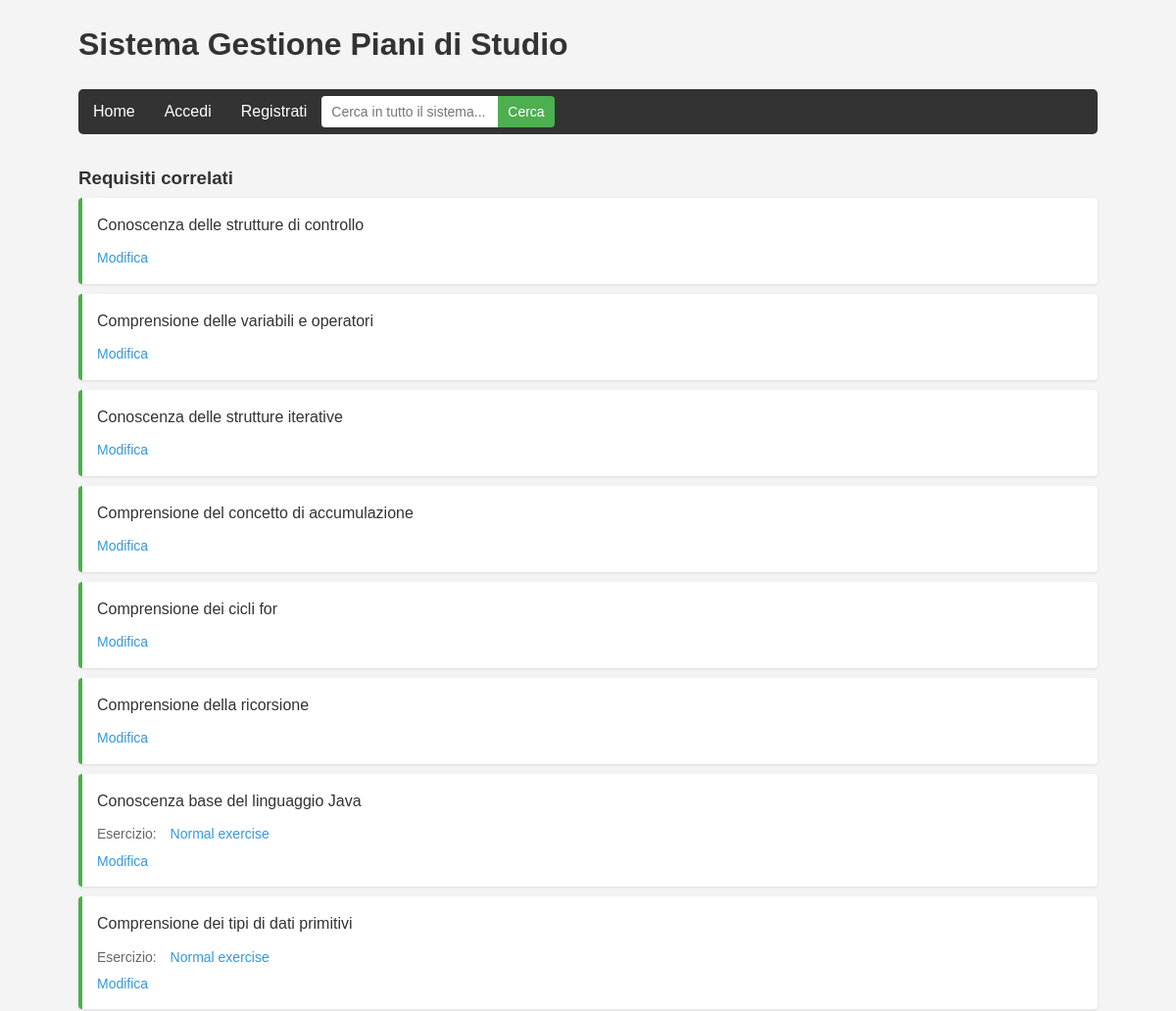
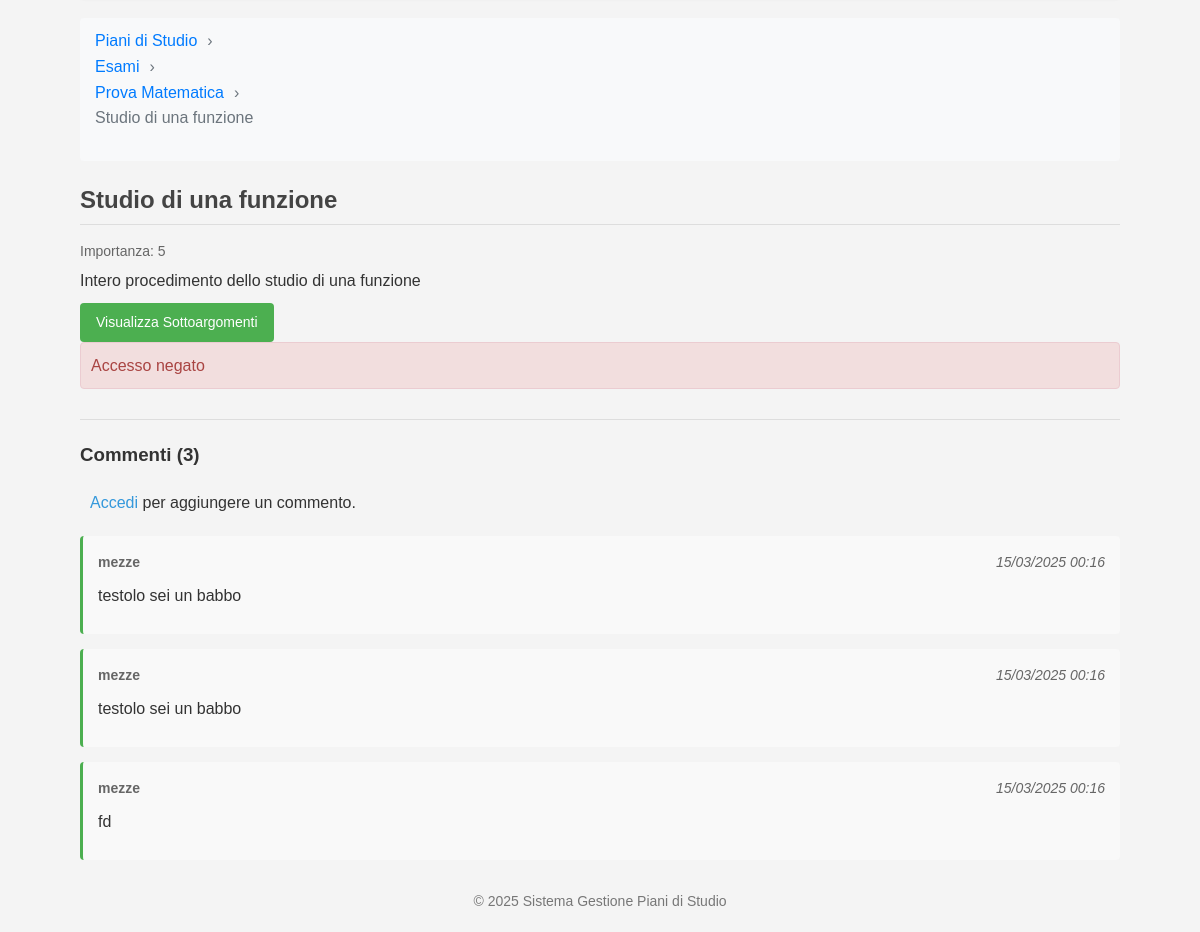
Screenshot of /pages/view_pages/view_argomento.php?id=1 with the database file from the repository (2 pictures, top to bottom).
### tables this page shows
CREATE TABLE `requisiti` (
  `id` int(11) NOT NULL,
  `esercizio_id` int(11) NOT NULL,
  `descrizione` text NOT NULL
);

CREATE TABLE `esercizi` (
  `id` int(11) NOT NULL,
  `sottoargomento_id` int(11) NOT NULL,
  `titolo` varchar(100) NOT NULL,
  `testo` text NOT NULL,
  `soluzione` text DEFAULT NULL,
  `difficolta` int(11) DEFAULT 2
);

CREATE TABLE `esami` (
  `id` int(11) NOT NULL,
  `piano_id` int(11) NOT NULL,
  `nome` varchar(100) NOT NULL,
  `codice` varchar(20) DEFAULT NULL,
  `crediti` int(11) DEFAULT 6,
  `descrizione` text DEFAULT NULL,
  `anno` int(11) DEFAULT NULL,
  `semestre` int(11) DEFAULT NULL
);

CREATE TABLE `argomenti` (
  `id` int(11) NOT NULL,
  `esame_id` int(11) NOT NULL,
  `titolo` varchar(100) NOT NULL,
  `descrizione` text DEFAULT NULL,
  `livello_importanza` int(11) DEFAULT 3
);

CREATE TABLE `commenti` (
  `id` int(11) NOT NULL,
  `user_id` int(11) NOT NULL,
  `tipo_elemento` varchar(50) NOT NULL,
  `elemento_id` int(11) NOT NULL,
  `testo` text NOT NULL,
  `data_creazione` timestamp NOT NULL DEFAULT current_timestamp(),
  `data_modifica` timestamp NULL DEFAULT NULL ON UPDATE current_timestamp()
);

CREATE TABLE `users` (
  `id` int(11) NOT NULL,
  `username` varchar(50) NOT NULL,
  `password` varchar(255) NOT NULL,
  `email` varchar(100) NOT NULL,
  `role` varchar(20) NOT NULL DEFAULT 'user',
  `created_at` timestamp NOT NULL DEFAULT current_timestamp()
);

### models/esame.php (called while the page is built, shortened)
<?php
class Esame {
    private $conn;
    private $table_name = "esami";
    public $id;
    public function __construct($db) {
        $this->conn = $db;
    }
    public function readOne() {
    $query = "SELECT e.*, p.nome as piano_nome
              FROM " . $this->table_name . " e
              LEFT JOIN piani_di_studio p ON e.piano_id = p.id
              WHERE e.id = :id
              LIMIT 0,1";
    $stmt = $this->conn->prepare($query);
    $stmt->bindParam(":id", $this->id);
    try {
        $stmt->execute();
        $row = $stmt->fetch(PDO::FETCH_ASSOC);
        if ($row) {
            return $row;
        }
        return null;
    } catch(PDOException $e) {
        error_log('Errore nel recupero dell\'esame: ' . $e->getMessage());
        return null;
    }
}
}
?>

### models/argomento.php (called while the page is built, shortened)
<?php
class Argomento {
    private $conn;
    private $table_name = "argomenti";
    public $id;
    public function __construct($db) {
        $this->conn = $db;
    }
    public function readOne() {
        $query = "SELECT a.*, e.nome as esame_nome
                  FROM " . $this->table_name . " a
                  LEFT JOIN esami e ON a.esame_id = e.id
                  WHERE a.id = :id
                  LIMIT 0,1";
        $stmt = $this->conn->prepare($query);
        $stmt->bindParam(":id", $this->id);
        $stmt->execute();
        $row = $stmt->fetch(PDO::FETCH_ASSOC);
        if ($row) {
            return $row;
        }
        return [];
    }
}
?>

### pages/components/comments/comments.php (called while the page is built, shortened)
<?php
include_once 'comment_list.php';
function gestioneCommenti($db, $tipo_elemento, $elemento_id, $redirect_base) {
    if (!isset($_SESSION['user_id'])) {
        return ['message' => 'Accesso negato', 'message_class' => 'error'];
    }
    return null;
}
function gestioneCommentiArgomenti($db, $esame_id, $argomento_id) {
    $redirect_base = "view_argomento.php?id={$argomento_id}";
    return gestioneCommenti($db, 'argomento', $argomento_id, $redirect_base);
}
function renderCommentiArgomenti($db, $esame_id, $argomento_id) {
    $redirect_param = "id={$argomento_id}";
    renderCommenti($db, 'argomento', $argomento_id, $redirect_param);
}

### models/comments.php (called while the page is built, shortened)
<?php
class Commento {
    private $conn;
    private $table_name = "commenti";
    public function __construct($db) {
        $this->conn = $db;
    }
    public function readByElemento($tipo_elemento, $elemento_id) {
        $query = "SELECT c.*, u.username
                  FROM " . $this->table_name . " c
                  LEFT JOIN users u ON c.user_id = u.id
                  WHERE c.tipo_elemento = :tipo_elemento
                  AND c.elemento_id = :elemento_id
                  ORDER BY c.data_creazione DESC";
        $stmt = $this->conn->prepare($query);
        $stmt->bindParam(":tipo_elemento", $tipo_elemento);
        $stmt->bindParam(":elemento_id", $elemento_id);
        $stmt->execute();
        return $stmt;
    }
    public function countByElemento($tipo_elemento, $elemento_id) {
        $query = "SELECT COUNT(*) as total FROM " . $this->table_name . "
                  WHERE tipo_elemento = :tipo_elemento
                  AND elemento_id = :elemento_id";
        $stmt = $this->conn->prepare($query);
        $stmt->bindParam(":tipo_elemento", $tipo_elemento);
        $stmt->bindParam(":elemento_id", $elemento_id);
        $stmt->execute();
        $row = $stmt->fetch(PDO::FETCH_ASSOC);
        return $row['total'];
    }
}
?>

### pages/view_pages/view_argomento.php (the view, shortened to what this page needs)
<?php
include_once '../../ui/includes/header_view.php';
include_once '../../models/argomento.php';
include_once '../../models/esame.php';
include_once '../../models/comments.php';
include_once '../components/comments/comments.php';
$database = new Database();
$db = $database->getConnection();
$argomento = new Argomento($db);
$esame = new Esame($db);
$argomento_id = isset($_GET['id']) ? $_GET['id'] : null;
$argomento->id = $argomento_id;
$argomento_info = $argomento->readOne();
echo "<div class='related-requisiti'>";
echo "<h3>Requisiti correlati</h3>";
$query = "SELECT r.id, r.descrizione, r.esercizio_id, e.titolo as esercizio_titolo
          FROM requisiti r
          JOIN requisito_argomento ra ON r.id = ra.requisito_id
          LEFT JOIN esercizi e ON r.esercizio_id = e.id
          WHERE ra.argomento_id = :argomento_id
          ORDER BY e.titolo, r.id";
$stmt = $db->prepare($query);
$stmt->bindParam(':argomento_id', $argomento_id);
$stmt->execute();
if ($stmt->rowCount() > 0) {
    echo "<ul class='item-list'>";
    while ($row = $stmt->fetch(PDO::FETCH_ASSOC)) {
        echo "<li>
                <div class='item-description'>" . htmlspecialchars($row['descrizione']) . "</div>";
        if (!empty($row['esercizio_titolo'])) {
            echo "<div class='item-meta'>Esercizio: <a href='view_esercizio.php?id=" . $row['esercizio_id'] . "'>" .
                 htmlspecialchars($row['esercizio_titolo']) . "</a></div>";
        }
        echo "<div class='item-actions'>
                <a href='../requisiti.php?edit=" . $row['id'] . "'>Modifica</a>
              </div>
            </li>";
    }
    echo "</ul>";
} else {
    echo "<p>Nessun requisito collegato a questo argomento.</p>";
}
echo "</div>";
$esame->id = $argomento_info['esame_id'];
$esame_info = $esame->readOne();
echo "<div class='breadcrumb'>";
echo "<ul>";
echo "<li><a href='../index.php'>Piani di Studio</a></li>";
echo "<li><a href='../esami.php?piano_id=" . $esame_info['piano_id'] . "'>Esami</a></li>";
echo "<li><a href='../argomenti.php?esame_id=" . $esame_info['id'] . "'>" . htmlspecialchars($esame_info['nome']) . "</a></li>";
echo "<li>" . htmlspecialchars($argomento_info['titolo']) . "</li>";
echo "</ul>";
echo "</div>";
echo "<div class='argomento-details'>";
echo "<h2>" . htmlspecialchars($argomento_info['titolo']) . "</h2>";
echo "<div class='item-meta'>Importanza: " . $argomento_info['livello_importanza'] . "</div>";
echo "<div class='item-description'>" . htmlspecialchars($argomento_info['descrizione']) . "</div>";
echo "<div class='item-actions'>";
echo "<a href='../sottoargomenti.php?argomento_id=" . $argomento_info['id'] . "' class='btn-primary'>Visualizza Sottoargomenti</a>";
echo "</div>";
echo "</div>";
$risultato_commenti = gestioneCommentiArgomenti($db, $argomento_info['esame_id'], $argomento_id);
if ($risultato_commenti && !empty($risultato_commenti['message'])) {
    echo "<div class='message {$risultato_commenti['message_class']}'>{$risultato_commenti['message']}</div>";
}
renderCommentiArgomenti($db, $argomento_info['esame_id'], $argomento_id);
include_once '../../ui/includes/footer_view.php';
?>

### ui/includes/header_view.php (shortened to what this page needs)
<!DOCTYPE html>
<html lang="it">
<head>
</head>
<body>
    <div class="container">
        <header>
            <h1>Sistema Gestione Piani di Studio</h1>
            <nav>
                <ul class="main-menu">
                    <li><a href="../../pages/index.php">Home</a></li>
                    <?php if(isset($_SESSION['user_id'])): ?>
                        <li><a href="../../pages/my_piani.php">I Miei Piani</a></li>
                        <li><a href="../../pages/esami.php">Esami</a></li>
                        <li><a href="../../pages/argomenti.php">Argomenti</a></li>
                        <li><a href="../../pages/sottoargomenti.php">Sottoargomenti</a></li>
                        <li><a href="../../pages/esercizi.php">Esercizi</a></li>
                        <li><a href="../../pages/formule.php">Formule</a></li>
                        <?php if(isset($_SESSION['is_admin']) && $_SESSION['is_admin']): ?>
                            <li><a href="../../pages/admin/users.php">Gestione Utenti</a></li>
                        <?php endif; ?>
                        <li><a href="../../pages/logout.php">Logout</a></li>
                    <?php else: ?>
                        <li><a href="../../pages/login.php">Accedi</a></li>
                        <li><a href="../../pages/register.php">Registrati</a></li>
                    <?php endif; ?>
                    <li class="search-item">
                        <form action="../../pages/search.php" method="GET" class="search-form">
                            <input type="text" name="q" placeholder="Cerca in tutto il sistema..." required>
                            <button type="submit">Cerca</button>
                        </form>
                    </li>
                </ul>
            </nav>
        </header>
        <main>

### pages/components/comments/comment_list.php (shortened to what this page needs)
<?php
function renderCommenti($db, $tipo_elemento, $elemento_id, $redirect_param) {
    $commento = new Commento($db);
    $comment_count = $commento->countByElemento($tipo_elemento, $elemento_id);
    ?>
    <div class="comments-section">
        <h3>Commenti (<?php echo $comment_count; ?>)</h3>
        <?php if(isset($_SESSION['user_id'])): ?>
        <div class="comment-form">
            <form action="" method="POST">
                <input type="hidden" name="comment_tipo" value="<?php echo $tipo_elemento; ?>">
                <input type="hidden" name="comment_elemento_id" value="<?php echo $elemento_id; ?>">
                <textarea name="comment_text" placeholder="Aggiungi un commento..." required></textarea>
                <button type="submit" name="add_comment" class="btn-primary">Commenta</button>
            </form>
        </div>
        <?php else: ?>
            <p><a href="../login.php">Accedi</a> per aggiungere un commento.</p>
        <?php endif; ?>
        <div class="comments-list">
            <?php
            $stmt_commenti = $commento->readByElemento($tipo_elemento, $elemento_id);
            if($stmt_commenti->rowCount() > 0) {
                while($row_commento = $stmt_commenti->fetch(PDO::FETCH_ASSOC)) {
                    echo '<div class="comment-item" id="comment-'.$row_commento['id'].'">';
                    echo '<div class="comment-header">';
                    echo '<span class="comment-author">'.htmlspecialchars($row_commento['username']).'</span>';
                    echo '<span class="comment-date">'.date('d/m/Y H:i', strtotime($row_commento['data_creazione'])).'</span>';
                    echo '</div>';
                    echo '<div class="comment-content">'.htmlspecialchars($row_commento['testo']).'</div>';
                    echo '</div>';
                }
            } else {
                echo '<p>Nessun commento presente. Sii il primo a commentare!</p>';
            }
            ?>
        </div>
    </div>
    <?php
}

### ui/includes/footer_view.php (shortened to what this page needs)
</main>
        <footer>
            <p>&copy; <?php echo date("Y"); ?> Sistema Gestione Piani di Studio</p>
        </footer>
    </div>
</body>
</html>

### rows the page displays
requisiti: descrizione "Conoscenza delle strutture di controllo"
requisiti: descrizione "Comprensione delle variabili e operatori"
requisiti: descrizione "Conoscenza delle strutture iterative"
requisiti: descrizione "Comprensione del concetto di accumulazione"
requisiti: descrizione "Comprensione dei cicli for"
requisiti: descrizione "Comprensione della ricorsione"
requisiti: descrizione "Conoscenza base del linguaggio Java", esercizio.titolo "Normal exercise"
requisiti: descrizione "Comprensione dei tipi di dati primitivi", esercizio.titolo "Normal exercise"
esami: nome "Prova Matematica"
argomenti: titolo "Studio di una funzione", livello_importanza "5", descrizione "Intero procedimento dello studio di una funzione", esame "Accesso negato"
commenti: user.username "mezze", data_creazione "15/03/2025 00:16", testo "testolo sei un babbo"
commenti: user.username "mezze", data_creazione "15/03/2025 00:16", testo "testolo sei un babbo"
commenti: user.username "mezze", data_creazione "15/03/2025 00:16", testo "fd"

### other values shown
$comment_count "3"
